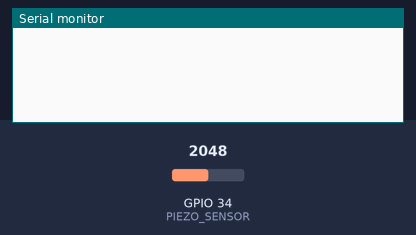
Recording of a sketch running on a simulated ESP32. On the bench: the last lines printed to the serial monitor. The inputs (shaded band) are chosen by the test bench; at power-on: GPIO 34 (PIEZO_SENSOR) = 2048.

Above: at 1.2 s.
1.3 s: GPIO 34 (PIEZO_SENSOR) set to 3940
2.8 s: GPIO 34 (PIEZO_SENSOR) set to 4066
At 3.02 s:
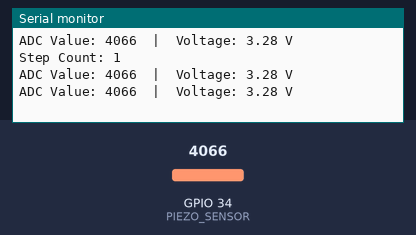
At 3.54 s:
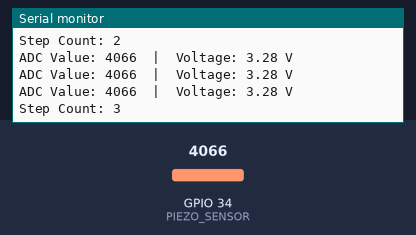
Timing chart, 0 to 5.8 s (numbered marks = the images above; inputs shaded):
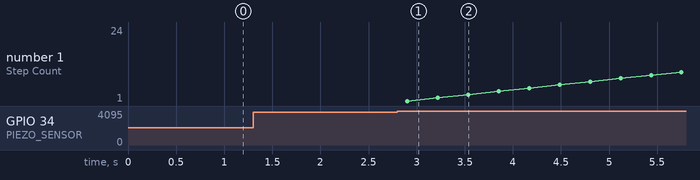

Measured:
- the behaviour switches between 4000 and 4001 on GPIO 34 (PIEZO_SENSOR) (found by bisection; images 0 and 1)
- after the input at 2.8 s, the serial monitor: prints a new line at once (image 1)

The sketch:

4_sketch_piezo1.ino
```cpp
#define PIEZO_SENSOR 34
#define THRESHOLD 4000
#define DEBOUNCE_TIME 300

int stepCount = 0;
unsigned long lastStepTime = 0;

void setup() {
    Serial.begin(115200);
    pinMode(PIEZO_SENSOR, INPUT);
}

void loop() {
    int sensorValue = analogRead(PIEZO_SENSOR);
    unsigned long currentTime = millis();


    if (sensorValue > THRESHOLD) {
    int sensorValue = analogRead(PIEZO_SENSOR);
    float voltage = (sensorValue / 4095.0) * 3.3;

    Serial.print("ADC Value: ");
    Serial.print(sensorValue);
    Serial.print("  |  Voltage: ");
    Serial.print(voltage, 2);
    Serial.println(" V");
    delay(100);

        if (currentTime - lastStepTime > DEBOUNCE_TIME) {
          if (sensorValue > THRESHOLD ){
            stepCount++;
            lastStepTime = currentTime;
            Serial.print("Step Count: ");
            Serial.println(stepCount);
        }
        else {
          lastStepTime = currentTime;
        }
      }
    }

    delay(5);
}
```
